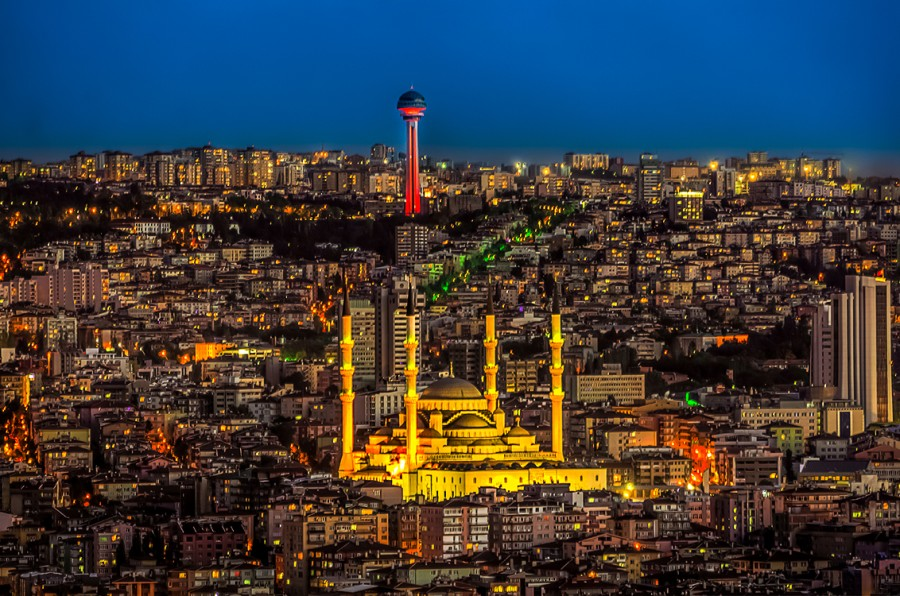
#> input picture ankara.jpg, 900 x 596 px, found by its file name
$ python ColorQuantizer.py   (older library calls are emulated)
#> lines starting #> are read from the running program, lines starting #| are printed output that depends on the picture
### MyKMeans.py
#!/usr/bin/env python
# -*- coding: utf-8 -*-
import scipy.spatial.distance as sp
import numpy as np
EPSILON = 0.0001


class MyKMeans:
    """K-Means clustering similar to sklearn
    library but different.
    https://goo.gl/bnuM33

    But still same.

    Parameters
    ----------
    n_clusters : int, optional, default: 8
        The number of clusters to form as well as the number of
        centroids to generate.
    init_method : string, optional, default: 'random'
        Initialization method. Values can be 'random', 'kmeans++'
        or 'manual'. If 'manual' then cluster_centers need to be set.
    max_iter : int, default: 300
        Maximum number of iterations of the k-means algorithm for a
        single run.
    random_state : int, RandomState instance or None, optional, default: None
        If int, random_state is the seed used by the random number generator;
        If RandomState instance, random_state is the random number generator;
        If None, the random number generator is the RandomState instance used
        by `np.random`.
    cluster_centers : np.array, used only if init_method is 'manual'.
        If init_method is 'manual' without fitting, these values can be used
        for prediction.
    """

    def __init__(self, init_method="random", n_clusters=3, max_iter=300, random_state=None, cluster_centers=[]):
#> called with init_method = 'random', n_clusters = 64, max_iter = 600
        self.init_method = init_method
        self.n_clusters = n_clusters
        self.max_iter = max_iter
        self.random_state = np.random.RandomState(random_state)
        self.labels = []
        self.insert_count= []
        for _ in range(n_clusters):
            self.insert_count.append(1)
        if init_method == "manual":
            self.cluster_centers = cluster_centers
        else:
            self.cluster_centers = []

    def fit(self, X):
        """Compute k-means clustering.
        Parameters
        ----------
        X : array-like, shape=(n_samples, n_features)
            Training instances to cluster.
        Returns
        ----------
        self : MyKMeans
        """
        for it in range(self.max_iter):
            """print "iteration: ", it
            print "centers: ", self.cluster_centers"""
            self.labels = []
            inputs = [0 for i in range(len(self.cluster_centers))]
            res = np.zeros((len(self.cluster_centers),X.shape[1]),dtype = float)
            #res = self.cluster_centers
            """for i in range(X.shape[0]):
                min_index = 0
                min_value = np.linalg.norm(self.cluster_centers[0]-X[i])
                for j in range(len(self.cluster_centers)):
                    temp = np.linalg.norm(self.cluster_centers[j]-X[i])
                    if temp < min_value:
                        min_index = j
                self.labels.append(min_index)"""
            for i in range(X.shape[0]):
                distances = sp.cdist([X[i]],self.cluster_centers)
                self.labels.append(np.argmin(distances))
            for k in range(len(self.labels)):
                res[self.labels[k]] += X[k]
                inputs[self.labels[k]] += 1
            inputs = np.array(inputs)
            inputs[np.isnan(inputs)]=1
            inputs[inputs == 0] = 1
            res = res/inputs[:,None]
            """if np.array_equal(self.cluster_centers,res):
                break;"""
            if np.sqrt(np.sum((self.cluster_centers-res)**2)) < EPSILON:
                self.cluster_centers = np.array(res)
                break;
            self.cluster_centers = np.array(res)

            #self.cluster_centers = np.array(np.rint(res))
        return self

    def initialize(self, X):
        """ Initialize centroids according to self.init_method
        Parameters
        ----------
        X : array-like, shape=(n_samples, n_features)
            Training instances to cluster.
        Returns
        ----------
        self.cluster_centers : array-like, shape=(n_clusters, n_features)
        """
        if self.init_method == "random":
            temp = self.random_state.permutation(X.shape[0])[:self.n_clusters]
            for i in range(len(temp)):
                self.cluster_centers.append(X[temp[i]])
                #print X[temp[i]],"deneme"
        elif self.init_method == "kmeans++":
            temp = self.random_state.randint(len(X))
            self.cluster_centers.append(X[temp].tolist())
            for i in range(1,self.n_clusters):
                distances = np.sum(sp.cdist(self.cluster_centers,X),axis=0)
                length = distances.shape[0]
                dist = np.argsort(distances)[length-65:length]
                dist = dist[::-1]
                for j in range(64):
                    index = dist[j]
                    if X[index].tolist() not in self.cluster_centers:
                        break
                #index = np.argmax(distances)
                self.cluster_centers.append(X[index].tolist())
        print "###############centers#####################"
        print self.init_method
        print self.cluster_centers
        print "###############centers#####################"
        return self.cluster_centers

    def predict(self, X):
        """Predict the closest cluster each sample in X belongs to.
        In the vector quantization literature, `cluster_centers` is called
        the code book and each value returned by `predict` is the index of
        the closest code in the code book.
        Parameters
        ----------
        X : array-like, shape = [n_samples, n_features]
            New data to predict.
        Returns
        -------
        labels : array, shape [n_samples,]
            Index of the cluster each sample belongs to.
        """
        result = []
        """for i in range(len(X)):
            min_i = 0
            min_value = np.linalg.norm(self.cluster_centers[0]-X[i])
            for j in range(len(self.cluster_centers)):
                temp = np.linalg.norm(self.cluster_centers[j]-X[i])
                if temp < min_value:
                    min_i = j
            result.append(min_i)"""
        for i in range(len(X)):
                distances = sp.cdist([X[i]],self.cluster_centers)
                result.append(np.argmin(distances))
        res = np.array(result)
        return res

    # [15 lines left out: function fit_predict, not called in this run]


# [18 lines that do not run on import are left out]
        # array([[4, 2],
        #       [1, 2]])

### ColorQuantizer.py
#!/usr/bin/env python
# -*- coding: utf-8 -*-
import scipy.ndimage as im
import scipy.misc as sm
import numpy as np
import PIL
from MyKMeans import MyKMeans

class ColorQuantizer:
    """Quantizer for color reduction in images. Use MyKMeans class that you implemented.

    Parameters
    ----------
    n_colors : int, optional, default: 64
        The number of colors that wanted to exist at the end.
    random_state : int, RandomState instance or None, optional, default: None
        If int, random_state is the seed used by the random number generator;
        If RandomState instance, random_state is the random number generator;
        If None, the random number generator is the RandomState instance used
        by `np.random`.

    Read more from:
    http://scikit-learn.org/stable/auto_examples/cluster/plot_color_quantization.html
    """

    def __init__(self, n_colors=64, random_state=None):
        self.image = None
        self.centers = None
        np.set_printoptions(threshold=np.nan)
        self.d1 = 0
        self.d2 = 0
        self.d3 = 0


    def read_image(self, path):
        """Reads jpeg image from given path as numpy array. Stores it inside the
        class in the image variable.

        Parameters
        ----------
        path : string, path of the jpeg file
        """
#> called with path = '../Docs/ankara.jpg'
        self.image = im.imread(path)
#> self.image is the input picture: shape (596, 900, 3); mean R, G, B 58.9, 61.2, 64.1
        self.d1 = self.image.shape[0]
#> self.d1 = 596
        self.d2 = self.image.shape[1]
#> self.d2 = 900
        self.d3 = self.image.shape[2]
#> self.d3 = 3
        self.image = self.image.reshape((self.image.shape[0]*self.image.shape[1]),self.image.shape[2])

    def recreate_image(self, path_to_save):
        """Recreates image from the trained MyKMeans model and saves it to the
        given path.

        Parameters
        ----------
        path_to_save : string, path of the png image to save
        """
        self.image = self.image.reshape(self.d1,self.d2,self.d3)
        sm.imsave(path_to_save, self.image)
        pass

    def export_cluster_centers(self, path):
        """Exports cluster centers of the MyKMeans to given path.

        Parameters
        ----------
        path : string, path of the txt file
        """
        np.savetxt(path,self.kmeans.cluster_centers)

    def quantize_image(self, path, weigths_path, path_to_save):
        """Quantizes the given image to the number of colors given in the constructor.

        Parameters
        ----------
        path : string, path of the jpeg file
        weigths_path : string, path of txt file to export weights
        path_to_save : string, path of the output image file
        """
        """man_centers = np.zeros((64,3))
        for i in range(64):
            man_centers[i] = (255/64.0)*np.random.randint(64)
            print man_centers"""
        self.kmeans = MyKMeans(random_state=None,n_clusters=64,max_iter=600,init_method="random")

        self.read_image(path)
        self.centers = self.kmeans.initialize(self.image)
#> after the loop in initialize, `for i in range(len(temp)):`: self.cluster_centers = 64 items, first 6: [142, 117, 33], [233, 204, 16], [110, 68, 30], [23, 5, 5], [1, 62, 127], [54, 29, 33]
#> (printed output is left out)
#> self.centers has the same summary as self.cluster_centers in initialize
        #image_array_sample = shuffle(image_array, random_state=0)[:1000]
        temp_image = np.array(self.image)
        np.random.shuffle(temp_image)
        self.kmeans.fit(temp_image[:7500])
        labels = self.kmeans.predict(self.image)
#> after the loop in predict, `for i in range(len(X)):`: result = 536400 items
        result = []
        cents = self.kmeans.cluster_centers
        for i in range(self.d1*self.d2):
            result.append(cents[labels[i]])
#> after the loop, result = 536400 items
        self.image = np.array(result)
        self.recreate_image(path_to_save)
#> in recreate_image, `sm.imsave(path_to_save, self.image)`:
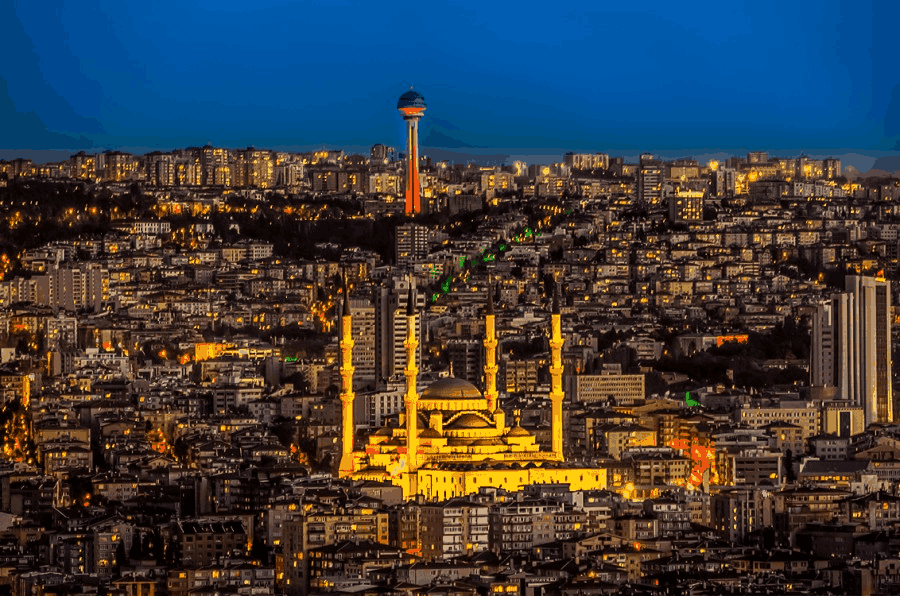
#> saved as deneme-ankaradenemerand64.jpg: PIL image 900x596 RGB; mean R, G, B 59.6, 62.2, 65.5
        self.export_cluster_centers(weigths_path)


if __name__ == "__main__":
    if __name__ == "__main__":
        t = ColorQuantizer()
        t.quantize_image("../Docs/ankara.jpg","./ankara_cluster_centers.txt","./deneme-ankaradenemerand64.jpg")
